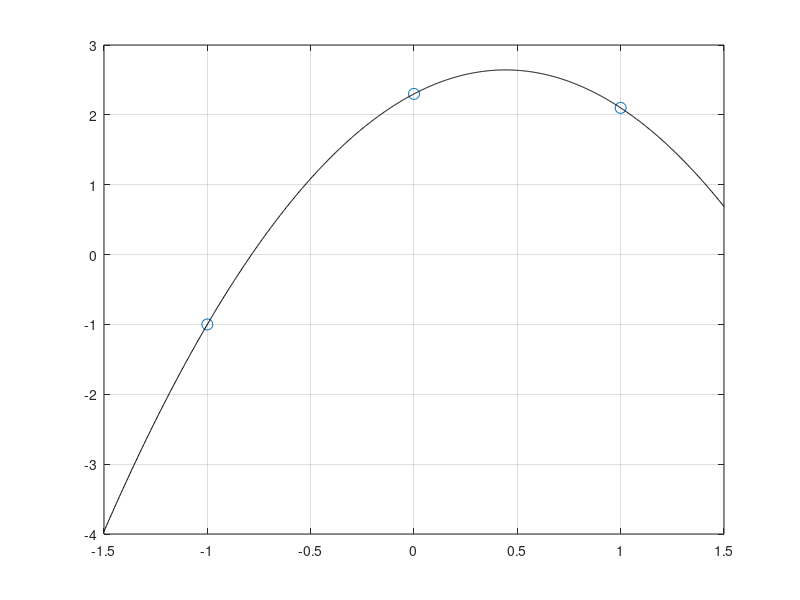

Source code (MATLAB): (Note: this script raises an error after producing the figure.)
a = -1;
b = 2.3;
c = 2.1;

y = [a, b, c];
x = [-1, 0, 1];

pol = polyfit(x, y, 2);
xPlot = linspace(-1.5, 1.5, 1000);
yPlot = polyval(pol, xPlot);

[yp, p] = max(yPlot);
p = xPlot(p);

plot(x, y, 'o', 'MarkerSize', 8);
hold on;
plot(xPlot, yPlot, 'Color', 'Black');
hold off;
grid on;
ax = gca;
ax.FontSize = 14;
ax.GridLineStyle = '--';
ax.GridAlpha = 0.5;
xlabel('DFT bin number', 'FontSize', 11);
ylabel('Magnitude', 'FontSize', 11);
xlim([p - 1.7, p + 1.7]);
ylim([a - 0.2, yp + 0.2]);

xticks([-1, 0, p, 1]);
xticklabels({'-1', '0', 'p', '1'});

yticks([a, c, b, yp]);
yticklabels({'\alpha', '\gamma', '\beta', 'y(p)'});

resizeFigure(gcf, 1, 0.9);
% filename = 'qifft';
% saveas(gcf, ['figures\\other\\', filename, '.eps'], 'epsc');
% saveas(gcf, ['figures\\other\\', filename, '.png']);
